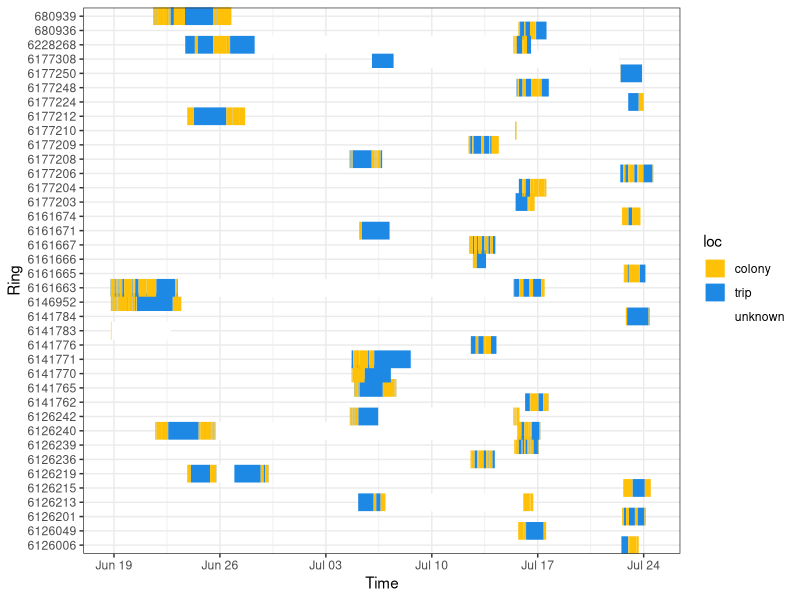

Reproduce this figure in R.
### PURPOSE: This script extracts foraging trips from the GPS data (summary file: Grumant2017_GPS.csv)
### Summary file already contains distance from colony and calculated trip versus colony

### Outstanding questions:
### 1) Is colony-or-trip column accurate? E.g. can see 20 minute trips?

### Notes:
### - Not all GPS are on the same fix schedule


# Preamble ----------------------------------------------------------------

### Load functions/packages

library(dplyr); library(ggplot2)

### Load and clean the data

gpsDat <- read.csv("GLS-GPS Comparison/GPS from 2017/Grumant2017_GPS.csv")
gpsDat$datetime <- as.POSIXct(gpsDat$datetime, format = "%Y-%m-%d %H:%M:%S")



# Get trip metrics for each individual -----------------------------------------

### 1) Label individual colony versus trip bouts

gpsDat <- gpsDat %>% group_by(ring) %>%
                      mutate(bout = rep(1:length(rle(ColonyorTrip)$lengths), rle(ColonyorTrip)$lengths),
                             boutID = paste(ColonyorTrip, ceiling(bout/2), sep = "_"),
                             fixtime.mins = as.numeric(difftime(lead(datetime),datetime, units = "mins"))) %>%
                      data.frame()

gpsDat$loc <- ifelse(gpsDat$fixtime.mins > 1440, "unknown", as.character(gpsDat$ColonyorTrip))
gpsDat$loc[is.na(gpsDat$loc)] <- gpsDat$ColonyorTrip[is.na(gpsDat$loc)]

### 2) Get start and end time of each bout 

tripSummary <- gpsDat %>% group_by(ring, boutID) %>%
                          summarise(start = datetime[1], 
                                    colony = colony[1],
                                    stage = stage[1],
                                    year = year[1],
                                    loc = loc[1]) %>%
                          data.frame()

tripSummary <- tripSummary[order(tripSummary$ring, tripSummary$start),]

tripSummary <- tripSummary %>% group_by(ring) %>%
                               mutate(end = lead(start),
                                     dur.mins = as.numeric(difftime(end, start))) %>%
                               data.frame()


# Plot visitation timeline for each individual ---------------------------------------

tripSummary$ring <- as.factor(as.character(tripSummary$ring))

## Still some unrealistically long trips
tripSummary$loc[tripSummary$dur.mins > 5000] <- "unknown"

ggplot(tripSummary, aes(x = start, y = ring, colour = loc)) + 
  geom_segment(aes(x = start, xend = end, yend = ring), size = 6) +
  theme_bw() +
  ylab("Ring") + xlab("Time") + 
  scale_colour_manual(values = c("#FFC107", "#1E88E5", "white"))

